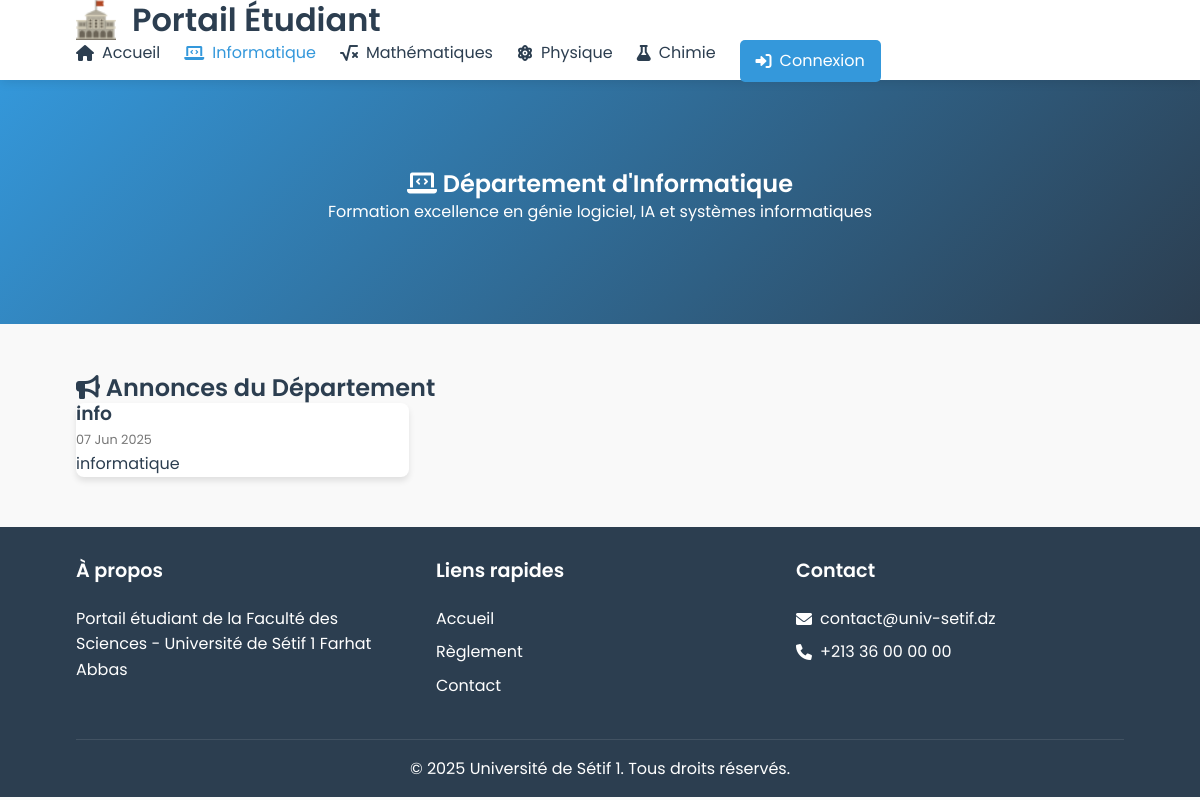
/computer_science.php, run on the app's committed database.
### tables this page shows
CREATE TABLE IF NOT EXISTS `announcements` (
  `id` int NOT NULL AUTO_INCREMENT,
  `title` text NOT NULL,
  `content` text NOT NULL,
  `display` enum('general','computer_science','physics','chemistry','math') NOT NULL,
  `datetime` datetime NOT NULL,
  PRIMARY KEY (`id`)
);

### computer_science.php (the view)
<?php
require_once 'partials/header.php';
require_once 'backend/db_connect.php';
try {
    $stmt = $pdo->prepare("SELECT * FROM announcements WHERE display = ? ORDER BY datetime DESC");
    $stmt->execute(['computer_science']);
    $announcements = $stmt->fetchAll();
} catch (PDOException $e) {
    $announcements = [];
}
?>
    <link rel="stylesheet" href="styles/main.css">
<main>
    <section class="department-hero cs-bg">
        <div class="container">
            <h1><i class="fas fa-laptop-code"></i> Département d'Informatique</h1>
            <p>Formation excellence en génie logiciel, IA et systèmes informatiques</p>
        </div>
    </section>
    <section class="department-announcements">
        <div class="container">
            <h2><i class="fas fa-bullhorn"></i> Annonces du Département</h2>
            <?php if (!empty($announcements)): ?>
                <div class="announcements-grid">
                    <?php foreach ($announcements as $announcement): ?>
                        <div class="announcement-card">
                            <h3><?= htmlspecialchars($announcement['title']) ?></h3>
                            <span class="announcement-date">
                                <?= date('d M Y', strtotime($announcement['datetime'])) ?>
                            </span>
                            <p><?= htmlspecialchars($announcement['content']) ?></p>
                        </div>
                    <?php endforeach; ?>
                </div>
            <?php else: ?>
                <p class="no-results">Aucune annonce disponible</p>
            <?php endif; ?>
        </div>
    </section>
</main>
<?php require_once 'partials/footer.php'; ?>

### styles/main.css (style rules this page uses)
:root { --primary-color: #3498db; --secondary-color: #2ecc71; --dark-color: #2c3e50; --light-color: #ecf0f1; --danger-color: #e74c3c; --success-color: #2ecc71; --warning-color: #f39c12; --white: #ffffff; --black: #000000; --font-primary: 'Poppins', sans-serif; --font-size-base: 1rem; --space-sm: 0.5rem; --space-md: 1rem; --space-lg: 1.5rem; --space-xl: 2rem; --border-radius: 5px; --border-radius-lg: 8px; }
* { margin: 0; padding: 0; box-sizing: border-box; }
body { font-family: var(--font-primary); line-height: 1.6; color: var(--dark-color); background-color: #f9f9f9; }
.container { width: 90%; max-width: 1200px; margin: 0 auto; padding: 0 var(--space-md); }
h1, h2, h3, h4 { font-weight: 600; line-height: 1.2; }
.announcements-grid { display: grid; grid-template-columns: repeat(auto-fill, minmax(300px, 1fr)); gap: var(--space-lg); }
.announcement-card { background-color: var(--white); border-radius: var(--border-radius-lg); box-shadow: 0 4px 6px rgba(0, 0, 0, 0.1); overflow: hidden; transition: transform 0.3s; }
.announcement-date { font-size: 0.8rem; color: #777; }
.department-hero { padding: 100px 0; text-align: center; color: white; margin-top: 70px; background-size: cover; }
.cs-bg { background: linear-gradient(135deg, #3498db, #2c3e50); }
.department-announcements { padding: 50px 0; }

### data on the page
announcements: title "info", datetime "07 Jun 2025", content "informatique"
